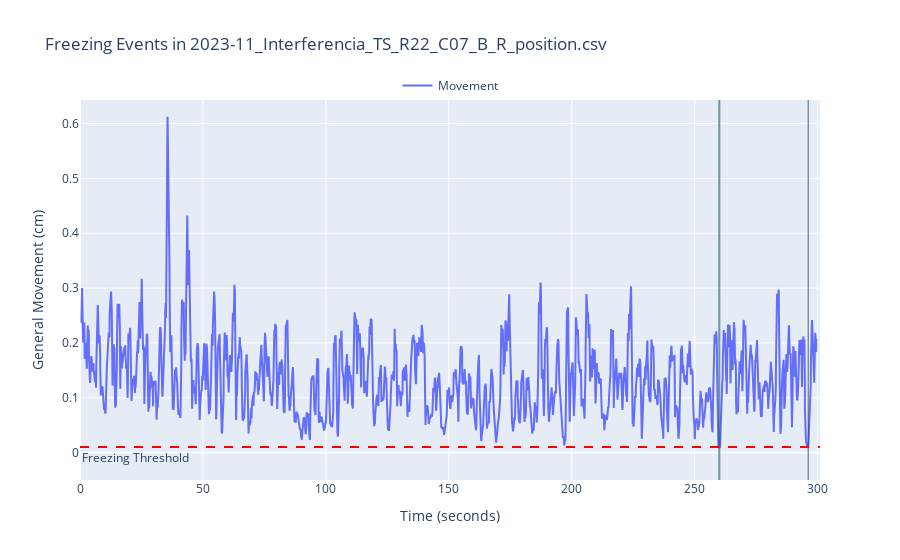

The notebook cell this image was saved under:
### Code cell
def plot_freezing(file: str, fps: int = 30, threshold: float = 0.01) -> None:
    """Plots freezing events in a video.

    Args:
        file (str): Path to the video file.
        fps (int, optional): Frames per second of the video. Defaults to 30.
        threshold (float, optional): Threshold for freezing events. Defaults to 0.01.
    """
    
    # Load the CSV
    df = pd.read_csv(file)

    # Filter the position columns and exclude 'tail'
    position = df.filter(regex='_x|_y').filter(regex='^(?!.*tail_2)').filter(regex='^(?!.*tail_3)').copy()

    # Calculate movement based on the standard deviation of the difference in positions over a rolling window
    video_fps = 30  # Adjust as necessary
    movement = position.diff().rolling(window=int(fps), center=True).std().mean(axis=1)

    # Create a DataFrame indicating freezing events (when movement is below 0.01)
    freezing = pd.DataFrame(np.where(movement < threshold, 1, 0), columns=['freezing'])

    # Create a time axis (frame number divided by frame rate gives time in seconds)
    time = np.arange(len(movement)) / fps

    # Create the plot using Plotly
    fig = go.Figure()

    # Add the movement line
    fig.add_trace(go.Scatter(x=time, y=movement, mode='lines', name='Movement'))

    # Identify the start and end of freezing events
    freezing['change'] = freezing['freezing'].diff()
    freezing['event_id'] = (freezing['change'] == 1).cumsum()  # Create groups of consecutive 1's

    # Filter for events where freezing is 1
    events = freezing[freezing['freezing'] == 1]

    # Iterate over each event and add shapes
    for event_id, group in events.groupby('event_id'):
        start_index = group.index[0]
        end_index = group.index[-1]
        # Add the rectangle from the start to the end of the event
        fig.add_shape(
            type='rect',
            x0=time[start_index], x1=time[end_index + 1],  # Adjust x1 to include the last time point
            y0=-0.1, y1=1.5,
            fillcolor='rgba(0, 100, 80, 0.4)',
            line=dict(width=0.4),
        )

    # Add a horizontal line for the freezing threshold
    fig.add_hline(y=threshold, line=dict(color='red', dash='dash'),
              annotation_text='Freezing Threshold', annotation_position='bottom left')

    # Customize the layout
    fig.update_layout(
        title=f'Freezing Events in {os.path.basename(file)}',
        xaxis=dict(title='Time (seconds)', range=[0, time.max() + 1]),  # Adjust x-axis
        yaxis=dict(title='General Movement (cm)', range=[-0.05, movement.max() * 1.05]),  # Adjust y-axis
        legend=dict(yanchor="bottom",
                    y=1,
                    xanchor="center",
                    x=0.5,
                    orientation="h"),
        showlegend=True,
    )

    # Show the plot
    fig.show()

# Plot freezing events
plot_freezing(example_path, fps = video_fps)

### Figure 1 — Plotly figure (JSON) as saved in the notebook; plotly's stock layout.template omitted (floating-point values rounded to 4 significant figures; data arrays with more than 128 entries replaced by an {"elided": "..."} marker saying what was removed)
{"data": [{"mode": "lines", "name": "Movement", "type": "scatter", "x": {"elided": "7500 float values"}, "y": {"elided": "7500 float values"}}], "layout": {"annotations": [{"showarrow": false, "text": "Freezing Threshold", "x": 0, "xanchor": "left", "xref": "x domain", "y": 0.01, "yanchor": "top", "yref": "y"}], "legend": {"orientation": "h", "x": 0.5, "xanchor": "center", "y": 1, "yanchor": "bottom"}, "shapes": [{"fillcolor": "rgba(0, 100, 80, 0.4)", "line": {"width": 0.4}, "type": "rect", "x0": 259.8, "x1": 260.3, "y0": -0.1, "y1": 1.5}, {"fillcolor": "rgba(0, 100, 80, 0.4)", "line": {"width": 0.4}, "type": "rect", "x0": 296.1, "x1": 296.2, "y0": -0.1, "y1": 1.5}, {"line": {"color": "red", "dash": "dash"}, "type": "line", "x0": 0, "x1": 1, "xref": "x domain", "y0": 0.01, "y1": 0.01, "yref": "y"}], "showlegend": true, "title": {"text": "Freezing Events in 2023-11_Interferencia_TS_R22_C07_B_R_position.csv"}, "xaxis": {"range": [0, 301.0], "title": {"text": "Time (seconds)"}}, "yaxis": {"range": [-0.05, 0.643], "title": {"text": "General Movement (cm)"}}}}
